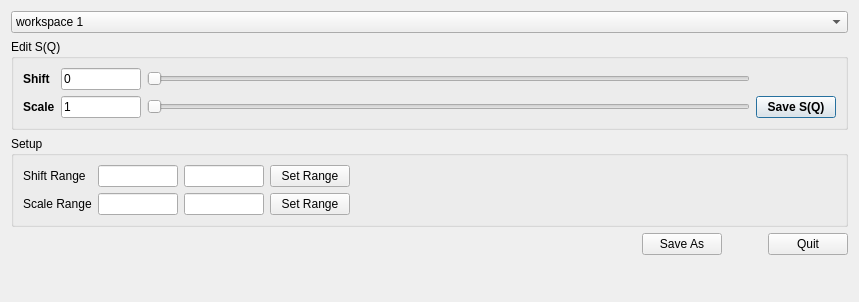
<?xml version="1.0" encoding="UTF-8"?>
<ui version="4.0">
 <class>Dialog</class>
 <widget class="QDialog" name="Dialog">
  <property name="geometry">
   <rect>
    <x>0</x>
    <y>0</y>
    <width>859</width>
    <height>302</height>
   </rect>
  </property>
  <property name="windowTitle">
   <string>Dialog</string>
  </property>
  <layout class="QVBoxLayout" name="verticalLayout">
   <item>
    <widget class="QComboBox" name="comboBox_workspaces">
     <item>
      <property name="text">
       <string>workspace 1</string>
      </property>
     </item>
     <item>
      <property name="text">
       <string>workspace 2</string>
      </property>
     </item>
    </widget>
   </item>
   <item>
    <widget class="QGroupBox" name="groupBox">
     <property name="title">
      <string>Edit S(Q)</string>
     </property>
     <layout class="QGridLayout" name="gridLayout">
      <item row="0" column="3">
       <layout class="QHBoxLayout" name="horizontalLayout">
        <item>
         <widget class="QSlider" name="horizontalSlider_shift">
          <property name="orientation">
           <enum>Qt::Horizontal</enum>
          </property>
         </widget>
        </item>
       </layout>
      </item>
      <item row="1" column="1">
       <widget class="QLineEdit" name="lineEdit_scaleFactor">
        <property name="maximumSize">
         <size>
          <width>80</width>
          <height>16777215</height>
         </size>
        </property>
        <property name="text">
         <string>1</string>
        </property>
       </widget>
      </item>
      <item row="0" column="1">
       <widget class="QLineEdit" name="lineEdit_shift">
        <property name="sizePolicy">
         <sizepolicy hsizetype="Preferred" vsizetype="Fixed">
          <horstretch>0</horstretch>
          <verstretch>0</verstretch>
         </sizepolicy>
        </property>
        <property name="maximumSize">
         <size>
          <width>80</width>
          <height>16777215</height>
         </size>
        </property>
        <property name="text">
         <string>0</string>
        </property>
       </widget>
      </item>
      <item row="1" column="3">
       <layout class="QHBoxLayout" name="horizontalLayout_2">
        <item>
         <widget class="QSlider" name="horizontalSlider_scale">
          <property name="orientation">
           <enum>Qt::Horizontal</enum>
          </property>
         </widget>
        </item>
       </layout>
      </item>
      <item row="1" column="0">
       <widget class="QLabel" name="label_2">
        <property name="font">
         <font>
          <weight>75</weight>
          <bold>true</bold>
         </font>
        </property>
        <property name="text">
         <string>Scale</string>
        </property>
       </widget>
      </item>
      <item row="0" column="0">
       <widget class="QLabel" name="label">
        <property name="font">
         <font>
          <weight>75</weight>
          <bold>true</bold>
         </font>
        </property>
        <property name="text">
         <string>Shift</string>
        </property>
       </widget>
      </item>
      <item row="1" column="4">
       <widget class="QPushButton" name="pushButton_cache">
        <property name="font">
         <font>
          <weight>75</weight>
          <bold>true</bold>
         </font>
        </property>
        <property name="toolTip">
         <string>&lt;html&gt;&lt;head/&gt;&lt;body&gt;&lt;p&gt;Cache the edited S(Q)&lt;/p&gt;&lt;/body&gt;&lt;/html&gt;</string>
        </property>
        <property name="text">
         <string>Save S(Q)</string>
        </property>
       </widget>
      </item>
     </layout>
    </widget>
   </item>
   <item>
    <widget class="QGroupBox" name="groupBox_2">
     <property name="title">
      <string>Setup</string>
     </property>
     <layout class="QGridLayout" name="gridLayout_2">
      <item row="0" column="1">
       <widget class="QLineEdit" name="lineEdit_shiftMin">
        <property name="sizePolicy">
         <sizepolicy hsizetype="Preferred" vsizetype="Fixed">
          <horstretch>0</horstretch>
          <verstretch>0</verstretch>
         </sizepolicy>
        </property>
        <property name="maximumSize">
         <size>
          <width>80</width>
          <height>80</height>
         </size>
        </property>
       </widget>
      </item>
      <item row="1" column="2">
       <widget class="QLineEdit" name="lineEdit_scaleMax">
        <property name="sizePolicy">
         <sizepolicy hsizetype="Preferred" vsizetype="Fixed">
          <horstretch>0</horstretch>
          <verstretch>0</verstretch>
         </sizepolicy>
        </property>
        <property name="maximumSize">
         <size>
          <width>80</width>
          <height>80</height>
         </size>
        </property>
       </widget>
      </item>
      <item row="1" column="3">
       <widget class="QPushButton" name="pushButton_setScaleRange">
        <property name="text">
         <string>Set Range</string>
        </property>
       </widget>
      </item>
      <item row="1" column="1">
       <widget class="QLineEdit" name="lineEdit_scaleMin">
        <property name="sizePolicy">
         <sizepolicy hsizetype="Preferred" vsizetype="Fixed">
          <horstretch>0</horstretch>
          <verstretch>0</verstretch>
         </sizepolicy>
        </property>
        <property name="maximumSize">
         <size>
          <width>80</width>
          <height>80</height>
         </size>
        </property>
       </widget>
      </item>
      <item row="0" column="3">
       <widget class="QPushButton" name="pushButton_setShiftRange">
        <property name="text">
         <string>Set Range</string>
        </property>
       </widget>
      </item>
      <item row="1" column="0">
       <widget class="QLabel" name="label_4">
        <property name="text">
         <string>Scale Range</string>
        </property>
       </widget>
      </item>
      <item row="0" column="4">
       <spacer name="horizontalSpacer_3">
        <property name="orientation">
         <enum>Qt::Horizontal</enum>
        </property>
        <property name="sizeHint" stdset="0">
         <size>
          <width>40</width>
          <height>20</height>
         </size>
        </property>
       </spacer>
      </item>
      <item row="0" column="0">
       <widget class="QLabel" name="label_3">
        <property name="text">
         <string>Shift Range</string>
        </property>
       </widget>
      </item>
      <item row="0" column="2">
       <widget class="QLineEdit" name="lineEdit_shiftMax">
        <property name="sizePolicy">
         <sizepolicy hsizetype="Preferred" vsizetype="Fixed">
          <horstretch>0</horstretch>
          <verstretch>0</verstretch>
         </sizepolicy>
        </property>
        <property name="maximumSize">
         <size>
          <width>80</width>
          <height>80</height>
         </size>
        </property>
       </widget>
      </item>
     </layout>
    </widget>
   </item>
   <item>
    <layout class="QHBoxLayout" name="horizontalLayout_3">
     <item>
      <spacer name="horizontalSpacer_2">
       <property name="orientation">
        <enum>Qt::Horizontal</enum>
       </property>
       <property name="sizeHint" stdset="0">
        <size>
         <width>40</width>
         <height>20</height>
        </size>
       </property>
      </spacer>
     </item>
     <item>
      <widget class="QPushButton" name="pushButton_saveNewSq">
       <property name="text">
        <string>Save As</string>
       </property>
      </widget>
     </item>
     <item>
      <spacer name="horizontalSpacer">
       <property name="orientation">
        <enum>Qt::Horizontal</enum>
       </property>
       <property name="sizeType">
        <enum>QSizePolicy::Preferred</enum>
       </property>
       <property name="sizeHint" stdset="0">
        <size>
         <width>40</width>
         <height>20</height>
        </size>
       </property>
      </spacer>
     </item>
     <item>
      <widget class="QPushButton" name="pushButton_quit">
       <property name="text">
        <string>Quit</string>
       </property>
      </widget>
     </item>
    </layout>
   </item>
   <item>
    <spacer name="verticalSpacer">
     <property name="orientation">
      <enum>Qt::Vertical</enum>
     </property>
     <property name="sizeHint" stdset="0">
      <size>
       <width>20</width>
       <height>40</height>
      </size>
     </property>
    </spacer>
   </item>
  </layout>
 </widget>
 <resources/>
 <connections/>
</ui>
